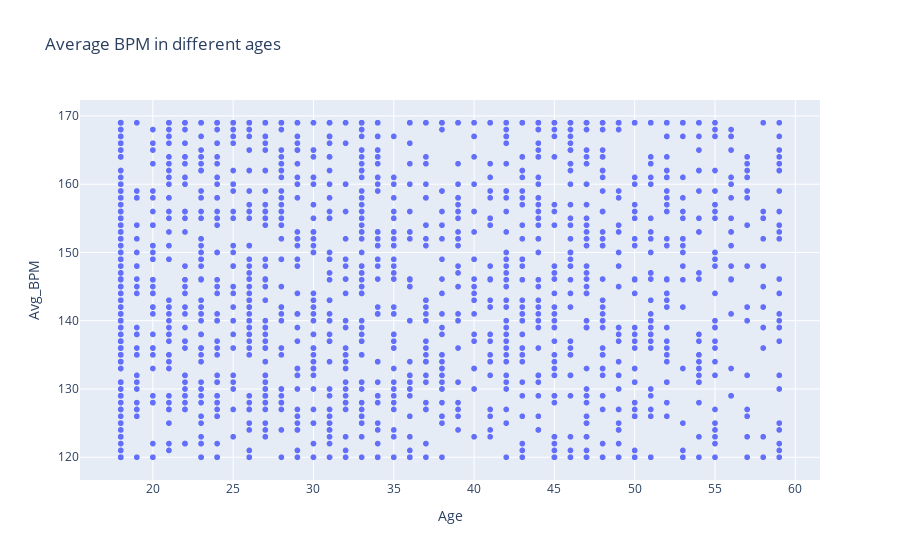

Write notebook code for a chart like this one.
### Markdown cell above
## More Detailed Overview

### Code cell
fig = px.scatter(df, y = 'Avg_BPM', x = 'Age', title = 'Average BPM in different ages')
fig.show()

### Figure 1 — Plotly figure (JSON) as saved in the notebook; plotly's stock layout.template omitted (floating-point values rounded to 4 significant figures; data arrays with more than 128 entries replaced by an {"elided": "..."} marker saying what was removed)
{"data": [{"hovertemplate": "Age=%{x}<br>Avg_BPM=%{y}<extra></extra>", "legendgroup": "", "marker": {"color": "#636efa", "symbol": "circle"}, "mode": "markers", "name": "", "showlegend": false, "type": "scattergl", "x": {"elided": "1630 int values"}, "xaxis": "x", "y": {"elided": "1630 float values"}, "yaxis": "y"}], "layout": {"autosize": true, "legend": {"tracegroupgap": 0}, "title": {"text": "Average BPM in different ages"}, "xaxis": {"anchor": "y", "autorange": true, "domain": [0, 1], "range": [15.52, 61.48], "title": {"text": "Age"}, "type": "linear"}, "yaxis": {"anchor": "x", "autorange": true, "domain": [0, 1], "range": [116.0, 173.0], "title": {"text": "Avg_BPM"}, "type": "linear"}}}
